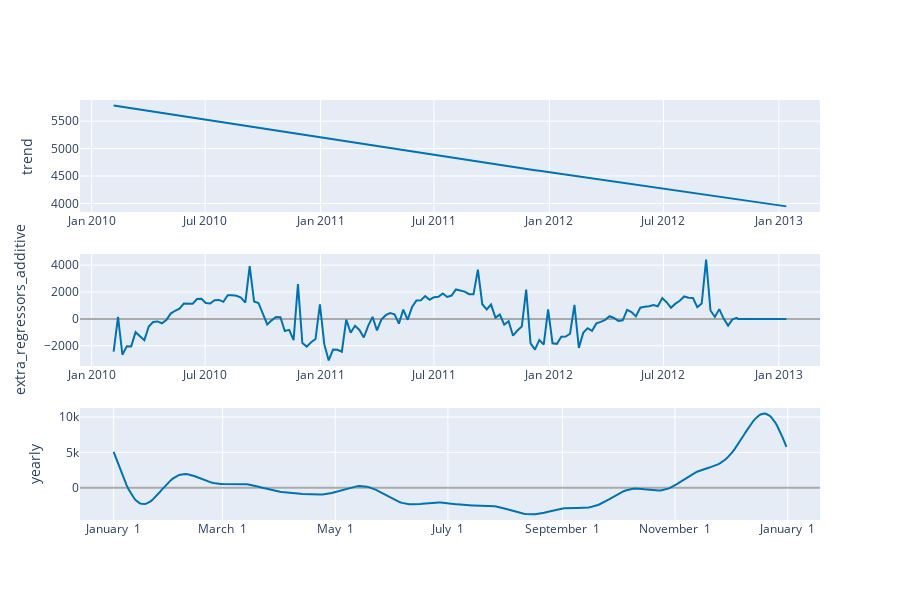

Notebook code cell kept with this figure:
### Code cell
# Plot forecast
plot_plotly(model, forecast)

# Plot components (trend, seasonality)
plot_components_plotly(model, forecast)

### Figure 1 — Plotly figure (JSON) as saved in the notebook; plotly's stock layout.template omitted (floating-point values rounded to 4 significant figures; data arrays with more than 128 entries replaced by an {"elided": "..."} marker saying what was removed)
{"data": [{"line": {"color": "#0072B2", "width": 2}, "mode": "lines", "name": "trend", "type": "scatter", "x": {"elided": "155 str values"}, "xaxis": "x", "y": {"elided": "155 float values"}, "yaxis": "y"}, {"line": {"color": "rgba(0, 114, 178, 0.2)", "width": 0}, "mode": "lines", "name": "trend_upper", "type": "scatter", "x": {"elided": "155 str values"}, "xaxis": "x", "y": {"elided": "155 float values"}, "yaxis": "y"}, {"fill": "tonexty", "fillcolor": "rgba(0, 114, 178, 0.2)", "line": {"color": "rgba(0, 114, 178, 0.2)", "width": 0}, "mode": "lines", "name": "trend_lower", "type": "scatter", "x": {"elided": "155 str values"}, "xaxis": "x", "y": {"elided": "155 float values"}, "yaxis": "y"}, {"line": {"color": "#0072B2", "width": 2}, "mode": "lines", "name": "extra_regressors_additive", "type": "scatter", "x": {"elided": "155 str values"}, "xaxis": "x2", "y": {"elided": "155 float values"}, "yaxis": "y2"}, {"line": {"color": "#0072B2", "width": 2}, "mode": "lines", "name": "yearly", "type": "scatter", "x": {"elided": "365 str values"}, "xaxis": "x3", "y": {"elided": "365 float values"}, "yaxis": "y3"}], "layout": {"height": 600, "showlegend": false, "width": 900, "xaxis": {"anchor": "y", "domain": [0, 1], "range": ["2009-12-13T08:24:00", "2013-03-07T15:36:00"], "type": "date"}, "xaxis2": {"anchor": "y2", "domain": [0, 1], "range": ["2009-12-13T08:24:00", "2013-03-07T15:36:00"], "type": "date"}, "xaxis3": {"anchor": "y3", "domain": [0, 1], "range": ["2016-12-13T18:54:02.958904115", "2018-01-18T11:04:57.863013581"], "tickformat": "%B %e", "type": "date"}, "yaxis": {"anchor": "x", "domain": [0.7333, 1], "rangemode": "normal", "title": {"text": "trend"}, "zerolinecolor": "#AAA"}, "yaxis2": {"anchor": "x2", "domain": [0.3667, 0.6333], "rangemode": "tozero", "title": {"text": "extra_regressors_additive"}, "zerolinecolor": "#AAA"}, "yaxis3": {"anchor": "x3", "domain": [0, 0.2667], "title": {"text": "yearly"}, "zerolinecolor": "#AAA"}}}
